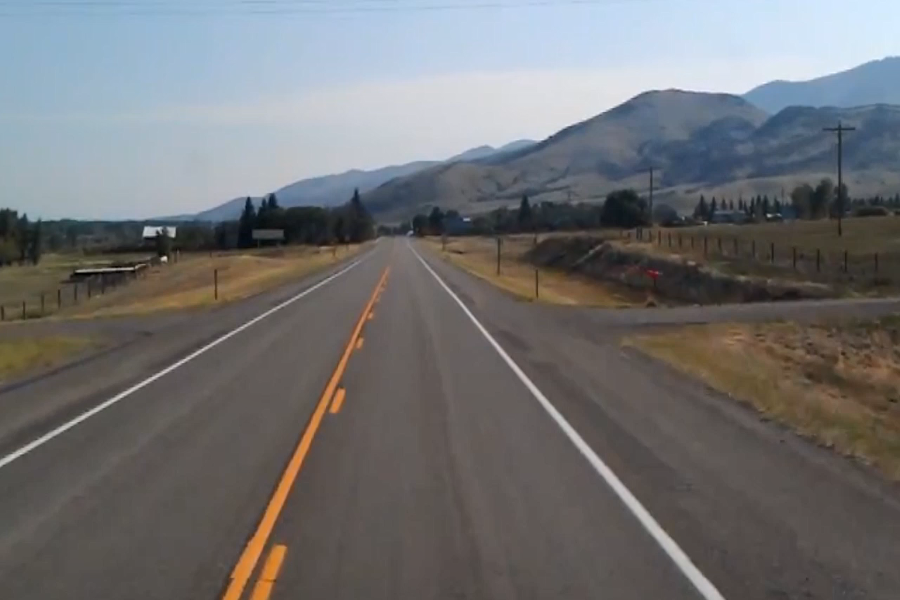
#> input picture img_lane1.png, 900 x 600 px
$ python lane1.py
#> lines starting #> are read from the running program, lines starting #| are printed output that depends on the picture; after the words box and inside, x2 and y2 are one past the last pixel; in counts of white or black regions, pixels touching at a corner belong together; long printed decimals are rounded
#> further down, image is the input picture: shape (600, 900, 3); mean B, G, R 114.3, 113.1, 113
import cv2
import numpy as np
import matplotlib.pyplot as plt

def make_coordinates(image, line_parameters):
    slope, intercept = line_parameters
    print(image.shape)
    y1 = image.shape[0]
    y2 = int(y1*(3/5))
    x1 = int((y1 - intercept)/slope)
    x2 = int((y2 - intercept)/slope)
    return np.array([x1, y1, x2, y2])

def average_slope_intercept(image, lines):
    left_fit = []
    right_fit = []
    if lines is not None:
        for line in lines:
            x1, y1, x2, y2 = line.reshape(4)
            parameters = np.polyfit((x1, x2), (y1, y2), 1)
            slope = parameters[0]
            intercept = parameters[1]
            print(parameters)
            if slope < 0:
                left_fit.append((slope, intercept))
            else:
                right_fit.append((slope, intercept))
            #print(left_fit)
            #print(right_fit)
    left_fit_average = np.average(left_fit, axis=0)
    right_fit_average = np.average(right_fit, axis=0)
    #print(left_fit_average, "left")
    #print(right_fit_average, "right")
    left_line = make_coordinates(image, left_fit_average)
    right_line = make_coordinates(image, right_fit_average)
    return np.array([left_line, right_line])

def canny(image):
    gray = cv2.cvtColor(image, cv2.COLOR_BGR2GRAY)
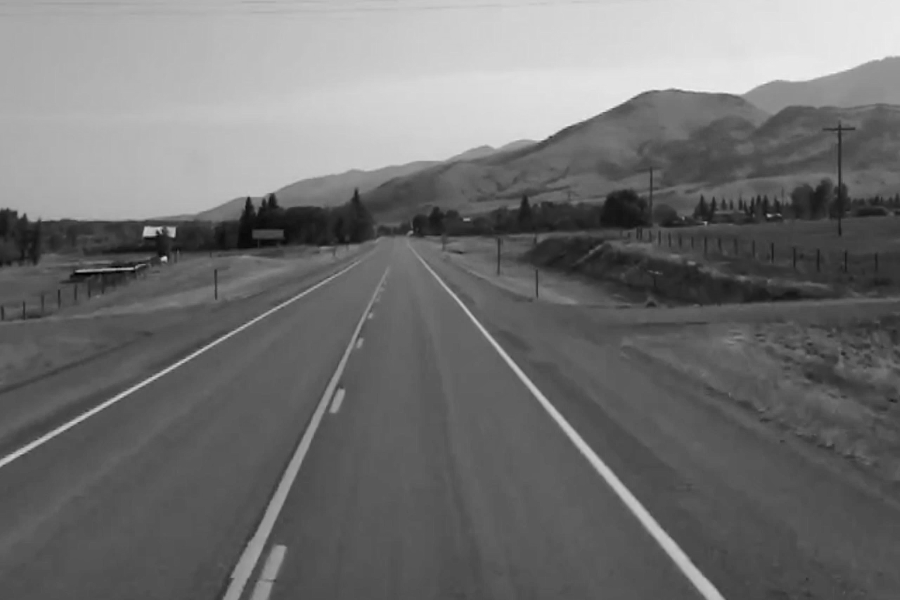
#> gray: shape (600, 900); min 1, max 245, mean 113.2
    blur = cv2.GaussianBlur(gray, (5, 5), 0)
    canny = cv2.Canny(blur, 50, 150)
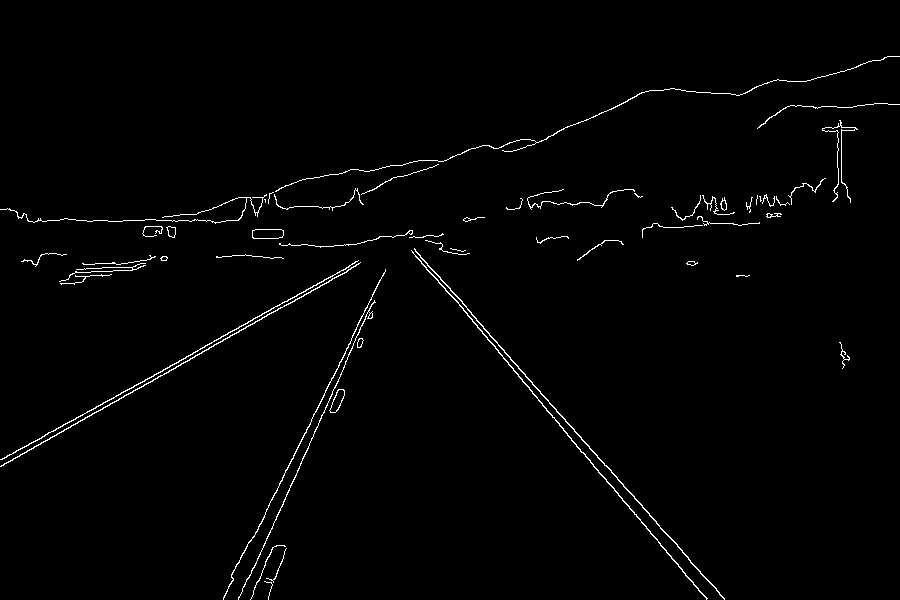
#> canny: shape (600, 900); 1.4% white in thin lines or dots
    return canny

def display_lines(image, lines):
    line_image = np.zeros_like(image)
    if lines is not None:
        for line in lines:
            print(line)
            x1, y1, x2, y2 = line.reshape(4)
            cv2.line(line_image, (x1, y1), (x2, y2), (255, 0, 0), 10)
    return line_image

def region_of_interest(image):
    height = image.shape[0]
#> height = 600
    polygons = np.array([
        [(200, height), (730, height), (405, 238)]
    ])
#> polygons = [[200, 600], [730, 600], [405, 238]]
    mask = np.zeros_like(image)
    cv2.fillPoly(mask, polygons, 255)
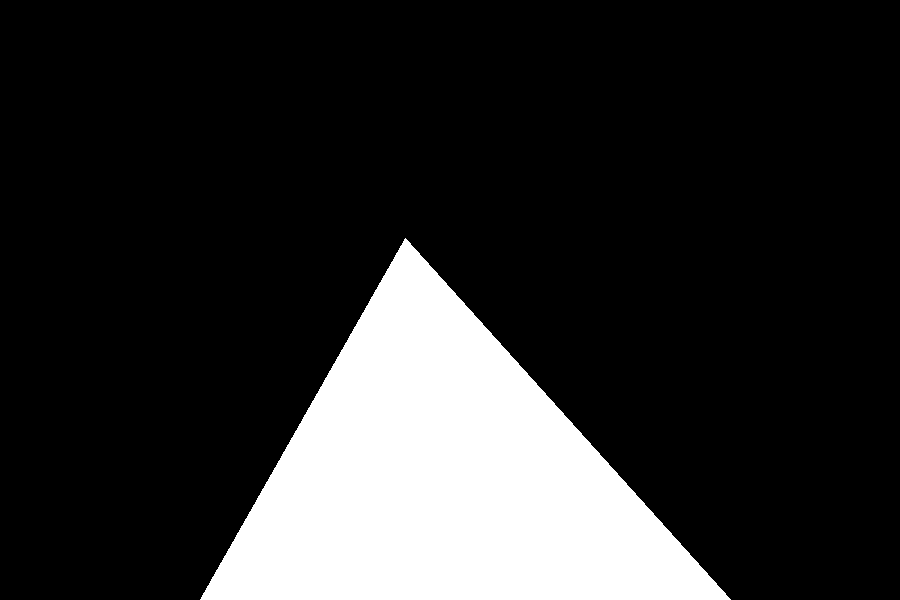
#> mask: shape (600, 900); 17.8% white; 1 white region, box (x1, y1, x2, y2) and area: (200, 238, 731, 600) 96292
    masked_image = cv2.bitwise_and(image, mask)
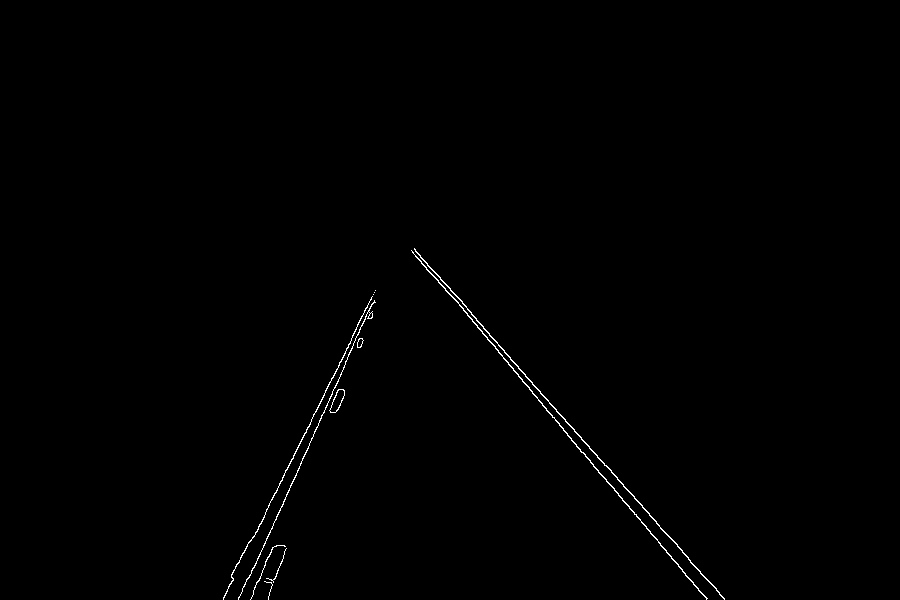
#> masked_image: shape (600, 900); 0.44% white in thin lines or dots, all inside (x1, y1, x2, y2) = (223, 248, 725, 600)
    return masked_image

image = cv2.imread('img_lane1.png')
lane_image = np.copy(image)
canny_image = canny(lane_image)
cropped_image = region_of_interest(canny_image)
lines = cv2.HoughLinesP(cropped_image, 2, np.pi/180, 100, np.array([]), minLineLength=40, maxLineGap=5)
#> lines = [[434, 276, 700, 592], [677, 546, 724, 598], [426, 262, 559, 414], [311, 419, 351, 340], [251, 573, 372, 303], [540, 392, 656, 521], [265, 512, 324, 395], [565, 421, 605, 465]]
averaged_lines = average_slope_intercept(lane_image, lines)
#> the loop in average_slope_intercept, `for line in lines:` made 8 passes
#> (x1, y1, x2, y2, slope, intercept) on passes 1 to 8: (434, 276, 700, 592, 1.19, -239.6), (677, 546, 724, 598, 1.11, -203), (426, 262, 559, 414, 1.14, -224.9), (311, 419, 351, 340, -1.97, 1033.2), (251, 573, 372, 303, -2.23, 1133.1), (540, 392, 656, 521, 1.11, -208.5), (265, 512, 324, 395, -1.98, 1037.5), (565, 421, 605, 465, 1.1, -200.5)
#| [   1.188 -239.579]
#| [   1.106 -203.021 ]
#| [   1.143 -224.857]
#| [  -1.975 1033.225]
#| [  -2.231 1133.083]
#| [   1.112 -208.517]
#| [  -1.983 1037.508]
#| [   1.1 -200.5]
#> after the loop in average_slope_intercept, `for line in lines:`: left_fit = [(-1.97, 1033.2), (-2.23, 1133.1), (-1.98, 1037.5)]; right_fit = [(1.19, -239.6), (1.11, -203), (1.14, -224.9), (1.11, -208.5), (1.1, -200.5)]
#> in average_slope_intercept, `left_fit_average = np.average(left_fit, axis=0)`: left_fit_average = [-2.06, 1067.9]
#> in average_slope_intercept, `right_fit_average = np.average(right_fit, axis=0)`: right_fit_average = [1.13, -215.3]
#> in make_coordinates, `slope, intercept = line_parameters`: slope = -2.06; intercept = 1067.9
#| (600, 900, 3)
#> in make_coordinates, `x1 = int((y1 - intercept)/slope)`: x1 = 226
#> in make_coordinates, `x2 = int((y2 - intercept)/slope)`: x2 = 343
#> in average_slope_intercept, `left_line = make_coordinates(image, left_fit_average)`: left_line = [226, 600, 343, 360]
#| (600, 900, 3)
#> in average_slope_intercept, `right_line = make_coordinates(image, right_fit_average)`: right_line = [721, 600, 509, 360]
#> averaged_lines = [[226, 600, 343, 360], [721, 600, 509, 360]]
line_image = display_lines(lane_image, averaged_lines)
#> the loop in display_lines, `for line in lines:` made 2 passes
#| [226 600 343 360]
#| [721 600 509 360]
#> after the loop in display_lines, `for line in lines:`:
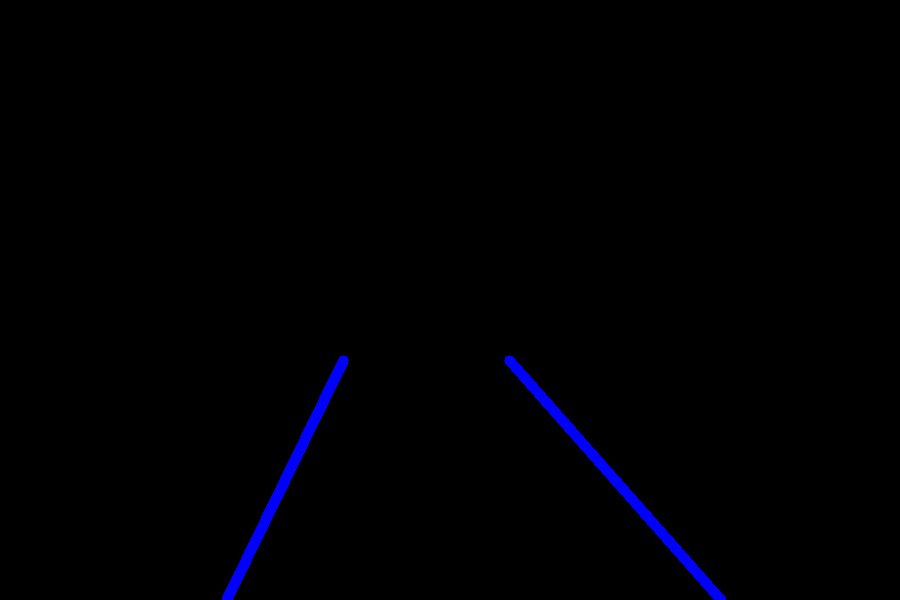
#> line_image: shape (600, 900, 3); mean of channels 0, 1, 2 2.9, 0, 0; drawn as B, G, R
combo_image = cv2.addWeighted(lane_image, 0.8, line_image, 1, 1)
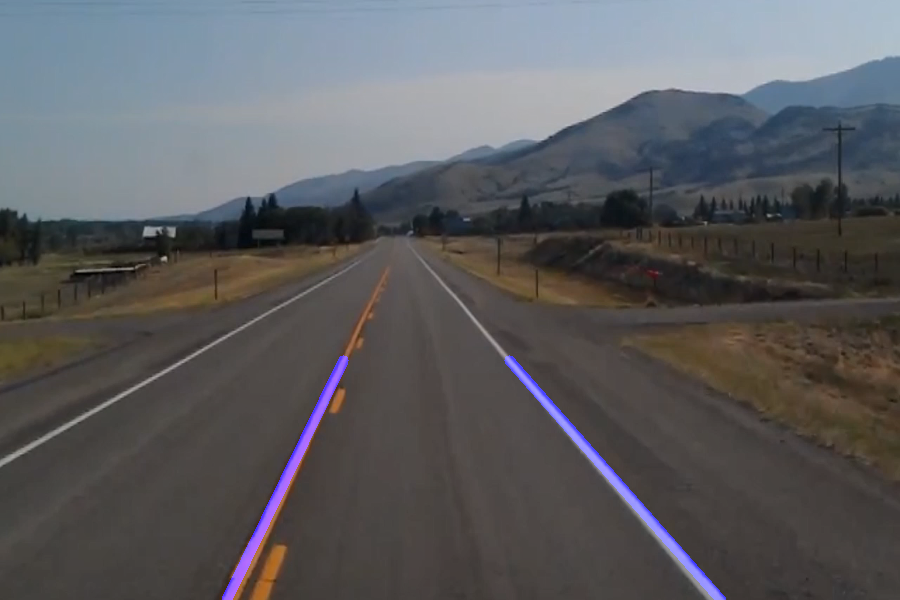
#> combo_image: shape (600, 900, 3); mean B, G, R 94.3, 91.5, 91.4
cv2.imshow("combo", combo_image)
cv2.waitKey(0)
#plt.imshow(combo_image)
#plt.show()
